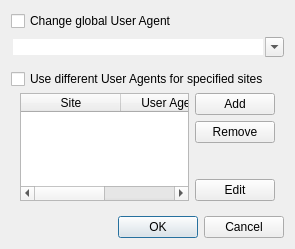
<?xml version="1.0" encoding="UTF-8"?>
<ui version="4.0">
 <class>UserAgentDialog</class>
 <widget class="QDialog" name="UserAgentDialog">
  <property name="geometry">
   <rect>
    <x>0</x>
    <y>0</y>
    <width>295</width>
    <height>249</height>
   </rect>
  </property>
  <property name="windowTitle">
   <string>User Agent Manager</string>
  </property>
  <layout class="QVBoxLayout" name="verticalLayout_2">
   <item>
    <widget class="QCheckBox" name="changeGlobal">
     <property name="text">
      <string>Change global User Agent</string>
     </property>
    </widget>
   </item>
   <item>
    <widget class="QComboBox" name="globalComboBox">
     <property name="editable">
      <bool>true</bool>
     </property>
     <property name="sizeAdjustPolicy">
      <enum>QComboBox::AdjustToMinimumContentsLength</enum>
     </property>
     <property name="frame">
      <bool>false</bool>
     </property>
    </widget>
   </item>
   <item>
    <widget class="Line" name="line"/>
   </item>
   <item>
    <layout class="QVBoxLayout" name="verticalLayout_3">
     <property name="spacing">
      <number>0</number>
     </property>
     <item>
      <widget class="QCheckBox" name="changePerSite">
       <property name="text">
        <string>Use different User Agents for specified sites</string>
       </property>
      </widget>
     </item>
     <item>
      <widget class="QFrame" name="perSiteFrame">
       <layout class="QHBoxLayout" name="horizontalLayout">
        <property name="topMargin">
         <number>4</number>
        </property>
        <item>
         <widget class="QTableWidget" name="table">
          <property name="editTriggers">
           <set>QAbstractItemView::NoEditTriggers</set>
          </property>
          <property name="alternatingRowColors">
           <bool>true</bool>
          </property>
          <property name="selectionMode">
           <enum>QAbstractItemView::SingleSelection</enum>
          </property>
          <property name="selectionBehavior">
           <enum>QAbstractItemView::SelectRows</enum>
          </property>
          <property name="showGrid">
           <bool>false</bool>
          </property>
          <property name="sortingEnabled">
           <bool>true</bool>
          </property>
          <property name="wordWrap">
           <bool>false</bool>
          </property>
          <attribute name="horizontalHeaderStretchLastSection">
           <bool>true</bool>
          </attribute>
          <attribute name="verticalHeaderVisible">
           <bool>false</bool>
          </attribute>
          <attribute name="verticalHeaderDefaultSectionSize">
           <number>25</number>
          </attribute>
          <column>
           <property name="text">
            <string>Site</string>
           </property>
          </column>
          <column>
           <property name="text">
            <string>User Agent</string>
           </property>
          </column>
         </widget>
        </item>
        <item>
         <layout class="QVBoxLayout" name="verticalLayout">
          <item>
           <widget class="QPushButton" name="add">
            <property name="text">
             <string>Add</string>
            </property>
           </widget>
          </item>
          <item>
           <widget class="QPushButton" name="remove">
            <property name="text">
             <string>Remove</string>
            </property>
           </widget>
          </item>
          <item>
           <spacer name="verticalSpacer">
            <property name="orientation">
             <enum>Qt::Vertical</enum>
            </property>
            <property name="sizeHint" stdset="0">
             <size>
              <width>20</width>
              <height>40</height>
             </size>
            </property>
           </spacer>
          </item>
          <item>
           <widget class="QPushButton" name="edit">
            <property name="text">
             <string>Edit</string>
            </property>
           </widget>
          </item>
         </layout>
        </item>
       </layout>
      </widget>
     </item>
    </layout>
   </item>
   <item>
    <widget class="QDialogButtonBox" name="buttonBox">
     <property name="orientation">
      <enum>Qt::Horizontal</enum>
     </property>
     <property name="standardButtons">
      <set>QDialogButtonBox::Cancel|QDialogButtonBox::Ok</set>
     </property>
    </widget>
   </item>
  </layout>
 </widget>
 <resources/>
 <connections>
  <connection>
   <sender>buttonBox</sender>
   <signal>accepted()</signal>
   <receiver>UserAgentDialog</receiver>
   <slot>accept()</slot>
   <hints>
    <hint type="sourcelabel">
     <x>248</x>
     <y>254</y>
    </hint>
    <hint type="destinationlabel">
     <x>157</x>
     <y>274</y>
    </hint>
   </hints>
  </connection>
  <connection>
   <sender>buttonBox</sender>
   <signal>rejected()</signal>
   <receiver>UserAgentDialog</receiver>
   <slot>reject()</slot>
   <hints>
    <hint type="sourcelabel">
     <x>316</x>
     <y>260</y>
    </hint>
    <hint type="destinationlabel">
     <x>286</x>
     <y>274</y>
    </hint>
   </hints>
  </connection>
 </connections>
</ui>
